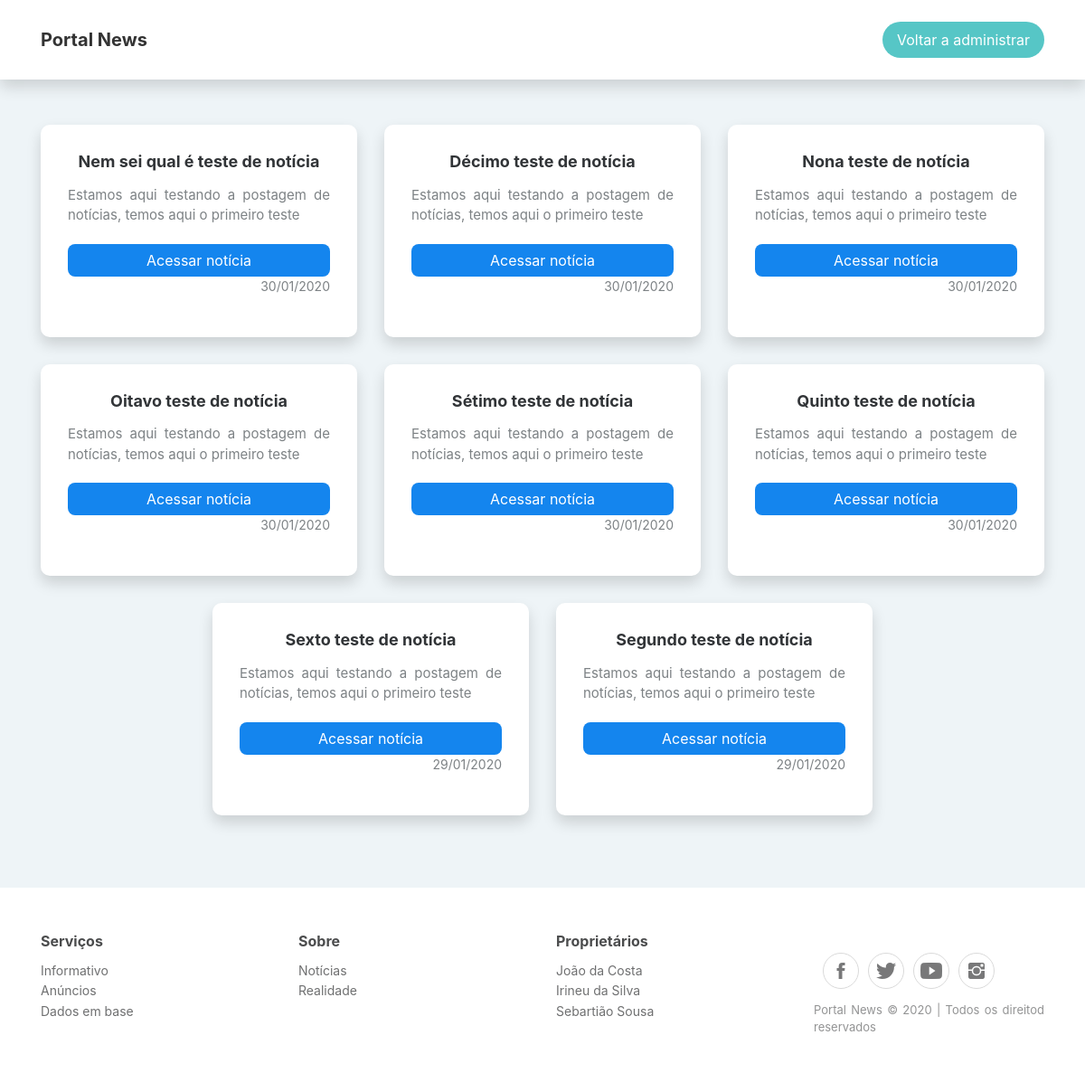
/visualizar.php (signed in), run on the app's committed database.
### tables this page shows
CREATE TABLE `noticia` (
  `id` int(8) NOT NULL,
  `resumo_titulo` varchar(250) DEFAULT NULL,
  `resumo_noticia` varchar(500) DEFAULT NULL,
  `titulo_noticia` varchar(500) DEFAULT NULL,
  `noticia_citacao` varchar(1000) DEFAULT NULL,
  `noticia_data_postagem` date DEFAULT NULL,
  `noticia_hora_postagem` time DEFAULT NULL,
  `noticia_autor` varchar(100) DEFAULT NULL,
  `noticia_imagem` varchar(200) DEFAULT NULL,
  `noticia_texto` longtext NOT NULL
);

### visualizar.php (the view, shortened to what this page needs)
<!DOCTYPE html>
<html>
    <head>
        <link rel="stylesheet" href="assets/bootstrap/css/bootstrap.min.css">
        <link rel="stylesheet" href="assets/fonts/font-awesome.min.css">
        <link rel="stylesheet" href="assets/fonts/ionicons.min.css">
        <link rel="stylesheet" href="assets/css/Contact-Form-Clean-1.css">
        <link rel="stylesheet" href="assets/css/Contact-Form-Clean.css">
        <link rel="stylesheet" href="assets/css/Features-Boxed-1.css">
        <link rel="stylesheet" href="assets/css/Features-Boxed.css">
        <link rel="stylesheet" href="assets/css/Footer-Clean.css">
        <link rel="stylesheet" href="assets/css/Login-Form-Clean-1.css">
        <link rel="stylesheet" href="assets/css/Login-Form-Clean.css">
        <link rel="stylesheet" href="assets/css/Pretty-Registration-Form.css">
        <link rel="stylesheet" href="assets/css/Navigation-with-Button.css">
        <link rel="stylesheet" href="assets/css/Navigation-with-Search.css">
        <link rel="stylesheet" href="assets/css/styles.css">
    </head>
    <body>
        <div>
            <nav class="navbar navbar-light navbar-expand-md shadow navigation-clean-button">
                <div class="container"><a class="navbar-brand" href="home.php">Portal News</a>
                    <div class="collapse navbar-collapse"
                        id="navcol-1">
                        <span class="navbar-text actions"> <a class="btn btn-light action-button" role="button" href="home.php">Voltar a administrar</a></span></div>
                </div>
            </nav>
        </div>
        <div class="features-boxed">
            <div class="container">
                <div class="row justify-content-center features">
                    <?php
                        include 'assets/php/conexao.php';
                        $sql = "SELECT * FROM noticia ORDER BY id DESC";
                        $sql_exec = $mysqli -> query($sql) or die($mysqli -> error);
                        $exibir = $mysqli -> affected_rows;
                        $dados = $sql_exec -> fetch_assoc();
                        if($exibir > 0){
                            do{
                    ?>
                    <div class="col-sm-6 col-md-5 col-lg-4 item">
                        <div class="shadow box">
                            <h3 class="name"><?php echo $dados['resumo_titulo']; ?></h3>
                            <p class="text-justify description"><?php echo $dados['resumo_noticia']; ?></p><a class="learn-more btn-acessar" href="noticia_administrador.php?id=<?php echo $dados['id']; ?>">Acessar notícia</a><br><p class="data-texto"><?php echo date("d/m/Y", strtotime($dados['noticia_data_postagem'])); ?></p></div>
                    </div>
                    <?php
                            }while($dados = $sql_exec -> fetch_assoc());
                        }else{
                    ?>
                    <h2>Não há notícias cadastradas!</h2>
                    <?php
                        }
                    ?>
                </div>
            </div>
        </div>
        <div class="footer-clean">
            <footer>
                <div class="container">
                    <div class="row justify-content-center">
                        <div class="col-sm-4 col-md-3 text-justify item">
                            <h3>Serviços</h3>
                            <ul>
                                <li><a href="#">Informativo</a></li>
                                <li><a href="#">Anúncios</a></li>
                                <li><a href="#">Dados em base</a></li>
                            </ul>
                        </div>
                        <div class="col-sm-4 col-md-3 text-justify item">
                            <h3>Sobre</h3>
                            <ul>
                                <li><a href="#">Notícias</a></li>
                                <li><a href="#">Realidade</a></li>
                            </ul>
                        </div>
                        <div class="col-sm-4 col-md-3 text-justify item">
                            <h3>Proprietários</h3>
                            <ul>
                                <li><a href="#">João da Costa</a></li>
                                <li><a href="#">Irineu da Silva</a></li>
                                <li><a href="#">Sebartião Sousa</a></li>
                            </ul>
                        </div>
                        <div class="col-lg-3 text-justify item social"><a href="#"><i class="icon ion-social-facebook"></i></a><a href="#"><i class="icon ion-social-twitter"></i></a><a href="#"><i class="icon ion-social-youtube"></i></a><a href="#"><i class="icon ion-social-instagram"></i></a>
                            <p class="text-justify copyright">Portal News © 2020 | Todos os direitod reservados</p>
                        </div>
                    </div>
                </div>
            </footer>
        </div>
    </body>
</html>

### assets/css/Features-Boxed-1.css (style rules this page uses)
.features-boxed { color: #313437; background-color: #eef4f7; }
.features-boxed p { color: #7d8285; }
.features-boxed .features { padding: 50px 0; }
.features-boxed .item { text-align: center; }
.features-boxed .item .box { text-align: center; padding: 30px; background-color: #fff; margin-bottom: 30px; }
.features-boxed .item .name { font-weight: bold; font-size: 18px; margin-bottom: 8px; margin-top: 0; color: inherit; }
.features-boxed .item .description { font-size: 15px; margin-top: 15px; margin-bottom: 20px; }

### assets/css/Features-Boxed.css (style rules this page uses)
.features-boxed { color: #313437; background-color: #eef4f7; }
.features-boxed p { color: #7d8285; }
.features-boxed .features { padding: 50px 0; }
.features-boxed .item { text-align: center; }
.features-boxed .item .box { text-align: center; padding: 30px; background-color: #fff; margin-bottom: 30px; border-radius: 10px; }
.features-boxed .item .name { font-weight: bold; font-size: 18px; margin-bottom: 8px; margin-top: 0; color: inherit; }
.features-boxed .item .description { font-size: 15px; margin-top: 15px; margin-bottom: 20px; }
.btn-acessar { width: 100%; width: 100%; background-color: #0056cc; color: #ffffff; padding: 8px; border-radius: 6px; float: right; }
.learn-more { width: 100%; color: #ffffff; background-color: #1485ee; padding: 6px; border-radius: 8px; }

### assets/css/Footer-Clean.css (style rules this page uses)
.footer-clean { padding: 50px 0; background-color: #fff; color: #4b4c4d; }
.footer-clean h3 { margin-top: 0; margin-bottom: 12px; font-weight: bold; font-size: 16px; }
.footer-clean ul { padding: 0; list-style: none; line-height: 1.6; font-size: 14px; margin-bottom: 0; }
.footer-clean ul a { color: inherit; text-decoration: none; opacity: 0.8; }
.footer-clean .item.social { text-align: right; }
.footer-clean .item.social > a { font-size: 24px; width: 40px; height: 40px; line-height: 40px; display: inline-block; text-align: center; border-radius: 50%; border: 1px solid #ccc; margin-left: 10px; margin-top: 22px; color: inherit; opacity: 0.75; }
.footer-clean .copyright { margin-top: 14px; margin-bottom: 0; font-size: 13px; opacity: 0.6; }

### assets/css/Navigation-with-Button.css (style rules this page uses)
.navigation-clean-button { background: #fff; padding-top: .75rem; padding-bottom: .75rem; color: #333; border-radius: 0; box-shadow: none; border: none; margin-bottom: 0; }
@media (min-width:768px) { .navigation-clean-button { padding-top: 1rem; padding-bottom: 1rem; } }
.navigation-clean-button .navbar-brand { font-weight: bold; color: inherit; }
.navigation-clean-button .navbar-collapse, .navigation-clean-button .form-inline { border-top-color: #ddd; }
.navigation-clean-button .navbar-text .action-button, .navigation-clean-button .navbar-text .action-button:active, .navigation-clean-button .navbar-text .action-button:hover { background: #56c6c6; border-radius: 20px; font-size: inherit; color: #fff; box-shadow: none; border: none; text-shadow: none; padding: .5rem 1rem; transition: background-color 0.25s; font-size: inherit; }

### assets/css/styles.css (style rules this page uses)
.data-texto { font-size: 14px; text-align: right; }

### data on the page
noticia: resumo_titulo "Nem sei qual é teste de notícia", resumo_noticia "Estamos aqui testando a postagem de notícias, temos aqui o primeiro teste", noticia_data_postagem "30/01/2020"
noticia: resumo_titulo "Décimo teste de notícia", resumo_noticia "Estamos aqui testando a postagem de notícias, temos aqui o primeiro teste", noticia_data_postagem "30/01/2020"
noticia: resumo_titulo "Nona teste de notícia", resumo_noticia "Estamos aqui testando a postagem de notícias, temos aqui o primeiro teste", noticia_data_postagem "30/01/2020"
noticia: resumo_titulo "Oitavo teste de notícia", resumo_noticia "Estamos aqui testando a postagem de notícias, temos aqui o primeiro teste", noticia_data_postagem "30/01/2020"
noticia: resumo_titulo "Sétimo teste de notícia", resumo_noticia "Estamos aqui testando a postagem de notícias, temos aqui o primeiro teste", noticia_data_postagem "30/01/2020"
noticia: resumo_titulo "Quinto teste de notícia", resumo_noticia "Estamos aqui testando a postagem de notícias, temos aqui o primeiro teste", noticia_data_postagem "30/01/2020"
noticia: resumo_titulo "Sexto teste de notícia", resumo_noticia "Estamos aqui testando a postagem de notícias, temos aqui o primeiro teste", noticia_data_postagem "29/01/2020"
noticia: resumo_titulo "Segundo teste de notícia", resumo_noticia "Estamos aqui testando a postagem de notícias, temos aqui o primeiro teste", noticia_data_postagem "29/01/2020"
